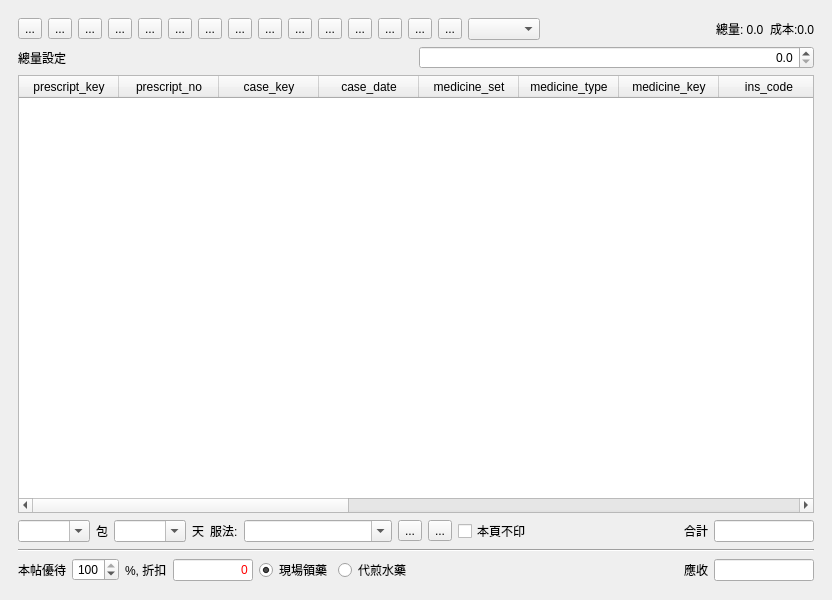
<?xml version="1.0" encoding="UTF-8"?>
<ui version="4.0">
 <class>SelfPrescript</class>
 <widget class="QMainWindow" name="SelfPrescript">
  <property name="geometry">
   <rect>
    <x>0</x>
    <y>0</y>
    <width>832</width>
    <height>600</height>
   </rect>
  </property>
  <property name="windowTitle">
   <string>MainWindow</string>
  </property>
  <widget class="QWidget" name="centralwidget">
   <layout class="QHBoxLayout" name="horizontalLayout">
    <item>
     <widget class="QFrame" name="frame">
      <property name="frameShape">
       <enum>QFrame::NoFrame</enum>
      </property>
      <property name="frameShadow">
       <enum>QFrame::Raised</enum>
      </property>
      <property name="lineWidth">
       <number>1</number>
      </property>
      <layout class="QVBoxLayout" name="verticalLayout_3">
       <property name="spacing">
        <number>6</number>
       </property>
       <property name="leftMargin">
        <number>9</number>
       </property>
       <property name="topMargin">
        <number>9</number>
       </property>
       <property name="rightMargin">
        <number>9</number>
       </property>
       <property name="bottomMargin">
        <number>9</number>
       </property>
       <item>
        <layout class="QVBoxLayout" name="verticalLayout">
         <item>
          <layout class="QHBoxLayout" name="horizontalLayout_2">
           <item>
            <widget class="QToolButton" name="toolButton_add_medicine">
             <property name="toolTip">
              <string>新增一筆處方</string>
             </property>
             <property name="text">
              <string>...</string>
             </property>
             <property name="icon">
              <iconset>
               <normaloff>../icons/add.svg</normaloff>../icons/add.svg</iconset>
             </property>
            </widget>
           </item>
           <item>
            <widget class="QToolButton" name="toolButton_remove_medicine">
             <property name="toolTip">
              <string>刪除選取的處方</string>
             </property>
             <property name="text">
              <string>...</string>
             </property>
             <property name="icon">
              <iconset>
               <normaloff>../icons/list-remove.svg</normaloff>../icons/list-remove.svg</iconset>
             </property>
            </widget>
           </item>
           <item>
            <widget class="QToolButton" name="toolButton_clear_medicine">
             <property name="toolTip">
              <string>清除處方</string>
             </property>
             <property name="text">
              <string>...</string>
             </property>
             <property name="icon">
              <iconset>
               <normaloff>../icons/gtk-clear.svg</normaloff>../icons/gtk-clear.svg</iconset>
             </property>
            </widget>
           </item>
           <item>
            <widget class="QToolButton" name="toolButton_dictionary">
             <property name="toolTip">
              <string>開啟處方詞庫</string>
             </property>
             <property name="text">
              <string>...</string>
             </property>
             <property name="icon">
              <iconset>
               <normaloff>../icons/help-contents.svg</normaloff>../icons/help-contents.svg</iconset>
             </property>
            </widget>
           </item>
           <item>
            <widget class="QToolButton" name="toolButton_acupuncture_point">
             <property name="toolTip">
              <string>針灸穴位圖</string>
             </property>
             <property name="text">
              <string>...</string>
             </property>
             <property name="icon">
              <iconset>
               <normaloff>../icons/user-info.png</normaloff>../icons/user-info.png</iconset>
             </property>
            </widget>
           </item>
           <item>
            <widget class="QToolButton" name="toolButton_project">
             <property name="toolTip">
              <string>開啟專案詞庫</string>
             </property>
             <property name="text">
              <string>...</string>
             </property>
             <property name="icon">
              <iconset>
               <normaloff>../icons/help-about.svg</normaloff>../icons/help-about.svg</iconset>
             </property>
            </widget>
           </item>
           <item>
            <widget class="QToolButton" name="toolButton_dosage">
             <property name="toolTip">
              <string>開啟劑量詞庫</string>
             </property>
             <property name="text">
              <string>...</string>
             </property>
             <property name="icon">
              <iconset>
               <normaloff>../icons/input-dialpad.png</normaloff>../icons/input-dialpad.png</iconset>
             </property>
            </widget>
           </item>
           <item>
            <widget class="QToolButton" name="toolButton_dict_examination">
             <property name="toolTip">
              <string>開啟檢驗詞庫</string>
             </property>
             <property name="text">
              <string>...</string>
             </property>
             <property name="icon">
              <iconset>
               <normaloff>../icons/applications-science.png</normaloff>../icons/applications-science.png</iconset>
             </property>
            </widget>
           </item>
           <item>
            <widget class="QToolButton" name="toolButton_show_costs">
             <property name="toolTip">
              <string>顯示用藥成本</string>
             </property>
             <property name="text">
              <string>...</string>
             </property>
             <property name="icon">
              <iconset>
               <normaloff>../icons/accessories-calculator.png</normaloff>../icons/accessories-calculator.png</iconset>
             </property>
             <property name="shortcut">
              <string>Ctrl+I</string>
             </property>
            </widget>
           </item>
           <item>
            <widget class="QToolButton" name="toolButton_medicine_info">
             <property name="toolTip">
              <string>顯示藥品說明</string>
             </property>
             <property name="text">
              <string>...</string>
             </property>
             <property name="icon">
              <iconset>
               <normaloff>../icons/accessories-dictionary.png</normaloff>../icons/accessories-dictionary.png</iconset>
             </property>
            </widget>
           </item>
           <item>
            <widget class="QToolButton" name="toolButton_set_prescript_remark">
             <property name="toolTip">
              <string>設定處方備註</string>
             </property>
             <property name="text">
              <string>...</string>
             </property>
             <property name="icon">
              <iconset>
               <normaloff>../icons/task-attention.png</normaloff>../icons/task-attention.png</iconset>
             </property>
            </widget>
           </item>
           <item>
            <widget class="QToolButton" name="toolButton_set_medicine_name">
             <property name="toolTip">
              <string>加註藥品名稱</string>
             </property>
             <property name="text">
              <string>...</string>
             </property>
             <property name="icon">
              <iconset>
               <normaloff>../icons/emblem-important.png</normaloff>../icons/emblem-important.png</iconset>
             </property>
            </widget>
           </item>
           <item>
            <widget class="QToolButton" name="toolButton_insert_compound">
             <property name="toolTip">
              <string>加入成方詞庫</string>
             </property>
             <property name="text">
              <string>...</string>
             </property>
             <property name="icon">
              <iconset>
               <normaloff>../icons/address-book-new.svg</normaloff>../icons/address-book-new.svg</iconset>
             </property>
            </widget>
           </item>
           <item>
            <widget class="QToolButton" name="toolButton_copy_to_previous">
             <property name="toolTip">
              <string>拷貝至健保處方</string>
             </property>
             <property name="text">
              <string>...</string>
             </property>
             <property name="icon">
              <iconset>
               <normaloff>../icons/undo.svg</normaloff>../icons/undo.svg</iconset>
             </property>
            </widget>
           </item>
           <item>
            <widget class="QToolButton" name="toolButton_copy_to_next">
             <property name="toolTip">
              <string>拷貝至新增的自費處方</string>
             </property>
             <property name="text">
              <string>...</string>
             </property>
             <property name="icon">
              <iconset>
               <normaloff>../icons/redo.svg</normaloff>../icons/redo.svg</iconset>
             </property>
            </widget>
           </item>
           <item>
            <widget class="QComboBox" name="comboBox_valuation"/>
           </item>
           <item>
            <spacer name="horizontalSpacer_3">
             <property name="orientation">
              <enum>Qt::Horizontal</enum>
             </property>
             <property name="sizeHint" stdset="0">
              <size>
               <width>40</width>
               <height>20</height>
              </size>
             </property>
            </spacer>
           </item>
           <item>
            <widget class="QLabel" name="label_total_dosage">
             <property name="text">
              <string>總量: 0.0</string>
             </property>
            </widget>
           </item>
           <item>
            <widget class="QLabel" name="label_total_costs">
             <property name="text">
              <string>成本:0.0</string>
             </property>
            </widget>
           </item>
          </layout>
         </item>
         <item>
          <layout class="QHBoxLayout" name="horizontalLayout_dosage_percent">
           <item>
            <widget class="QLabel" name="label_total_dosage_setting">
             <property name="text">
              <string>總量設定</string>
             </property>
            </widget>
           </item>
           <item>
            <widget class="QDoubleSpinBox" name="doubleSpinBox_total_dosage">
             <property name="alignment">
              <set>Qt::AlignRight|Qt::AlignTrailing|Qt::AlignVCenter</set>
             </property>
             <property name="decimals">
              <number>1</number>
             </property>
             <property name="maximum">
              <double>999.000000000000000</double>
             </property>
             <property name="singleStep">
              <double>0.500000000000000</double>
             </property>
            </widget>
           </item>
          </layout>
         </item>
         <item>
          <widget class="QTableWidget" name="tableWidget_prescript">
           <property name="frameShadow">
            <enum>QFrame::Sunken</enum>
           </property>
           <property name="editTriggers">
            <set>QAbstractItemView::AnyKeyPressed|QAbstractItemView::DoubleClicked|QAbstractItemView::EditKeyPressed|QAbstractItemView::SelectedClicked</set>
           </property>
           <property name="dragEnabled">
            <bool>false</bool>
           </property>
           <property name="dragDropOverwriteMode">
            <bool>false</bool>
           </property>
           <property name="dragDropMode">
            <enum>QAbstractItemView::NoDragDrop</enum>
           </property>
           <property name="defaultDropAction">
            <enum>Qt::MoveAction</enum>
           </property>
           <property name="selectionMode">
            <enum>QAbstractItemView::SingleSelection</enum>
           </property>
           <property name="rowCount">
            <number>0</number>
           </property>
           <column>
            <property name="text">
             <string>prescript_key</string>
            </property>
           </column>
           <column>
            <property name="text">
             <string>prescript_no</string>
            </property>
           </column>
           <column>
            <property name="text">
             <string>case_key</string>
            </property>
           </column>
           <column>
            <property name="text">
             <string>case_date</string>
            </property>
           </column>
           <column>
            <property name="text">
             <string>medicine_set</string>
            </property>
           </column>
           <column>
            <property name="text">
             <string>medicine_type</string>
            </property>
           </column>
           <column>
            <property name="text">
             <string>medicine_key</string>
            </property>
           </column>
           <column>
            <property name="text">
             <string>ins_code</string>
            </property>
           </column>
           <column>
            <property name="text">
             <string>dosage_mode</string>
            </property>
           </column>
           <column>
            <property name="text">
             <string>backup_medicine_name</string>
            </property>
           </column>
           <column>
            <property name="text">
             <string>處方名稱</string>
            </property>
           </column>
           <column>
            <property name="text">
             <string>劑量</string>
            </property>
           </column>
           <column>
            <property name="text">
             <string>單位</string>
            </property>
           </column>
           <column>
            <property name="text">
             <string>服法</string>
            </property>
           </column>
           <column>
            <property name="text">
             <string>單價</string>
            </property>
           </column>
           <column>
            <property name="text">
             <string>金額</string>
            </property>
           </column>
           <column>
            <property name="text">
             <string>註</string>
            </property>
           </column>
          </widget>
         </item>
         <item>
          <layout class="QHBoxLayout" name="horizontalLayout_4">
           <item>
            <widget class="QComboBox" name="comboBox_package">
             <property name="editable">
              <bool>true</bool>
             </property>
            </widget>
           </item>
           <item>
            <widget class="QLabel" name="label_4">
             <property name="text">
              <string>包</string>
             </property>
            </widget>
           </item>
           <item>
            <widget class="QComboBox" name="comboBox_pres_days">
             <property name="editable">
              <bool>true</bool>
             </property>
            </widget>
           </item>
           <item>
            <widget class="QLabel" name="label_2">
             <property name="text">
              <string>天</string>
             </property>
            </widget>
           </item>
           <item>
            <widget class="QLabel" name="label_3">
             <property name="text">
              <string>服法:</string>
             </property>
            </widget>
           </item>
           <item>
            <widget class="QComboBox" name="comboBox_instruction">
             <property name="sizePolicy">
              <sizepolicy hsizetype="Expanding" vsizetype="Fixed">
               <horstretch>0</horstretch>
               <verstretch>0</verstretch>
              </sizepolicy>
             </property>
             <property name="minimumSize">
              <size>
               <width>0</width>
               <height>0</height>
              </size>
             </property>
             <property name="editable">
              <bool>true</bool>
             </property>
            </widget>
           </item>
           <item>
            <widget class="QToolButton" name="toolButton_instruction">
             <property name="text">
              <string>...</string>
             </property>
             <property name="icon">
              <iconset>
               <normaloff>../icons/emblem-important.png</normaloff>../icons/emblem-important.png</iconset>
             </property>
            </widget>
           </item>
           <item>
            <widget class="QToolButton" name="toolButton_compound_json">
             <property name="toolTip">
              <string>方劑詞庫</string>
             </property>
             <property name="text">
              <string>...</string>
             </property>
             <property name="icon">
              <iconset>
               <normaloff>../icons/application-epub+zip.png</normaloff>../icons/application-epub+zip.png</iconset>
             </property>
            </widget>
           </item>
           <item>
            <widget class="QCheckBox" name="checkBox_print_receipt">
             <property name="text">
              <string>本頁不印</string>
             </property>
            </widget>
           </item>
           <item>
            <spacer name="horizontalSpacer">
             <property name="orientation">
              <enum>Qt::Horizontal</enum>
             </property>
             <property name="sizeHint" stdset="0">
              <size>
               <width>40</width>
               <height>20</height>
              </size>
             </property>
            </spacer>
           </item>
           <item>
            <widget class="QLabel" name="label_self_total_fee">
             <property name="font">
              <font>
               <weight>50</weight>
               <bold>false</bold>
              </font>
             </property>
             <property name="text">
              <string>合計</string>
             </property>
            </widget>
           </item>
           <item>
            <widget class="QLineEdit" name="lineEdit_self_total_fee">
             <property name="minimumSize">
              <size>
               <width>100</width>
               <height>0</height>
              </size>
             </property>
             <property name="maximumSize">
              <size>
               <width>100</width>
               <height>16777215</height>
              </size>
             </property>
             <property name="alignment">
              <set>Qt::AlignRight|Qt::AlignTrailing|Qt::AlignVCenter</set>
             </property>
             <property name="readOnly">
              <bool>true</bool>
             </property>
            </widget>
           </item>
          </layout>
         </item>
         <item>
          <widget class="Line" name="line">
           <property name="orientation">
            <enum>Qt::Horizontal</enum>
           </property>
          </widget>
         </item>
         <item>
          <layout class="QHBoxLayout" name="horizontalLayout_5">
           <item>
            <widget class="QLabel" name="label_discount">
             <property name="text">
              <string>本帖優待</string>
             </property>
            </widget>
           </item>
           <item>
            <widget class="QSpinBox" name="spinBox_discount_rate">
             <property name="alignment">
              <set>Qt::AlignRight|Qt::AlignTrailing|Qt::AlignVCenter</set>
             </property>
             <property name="minimum">
              <number>-1</number>
             </property>
             <property name="maximum">
              <number>100</number>
             </property>
             <property name="singleStep">
              <number>5</number>
             </property>
             <property name="value">
              <number>100</number>
             </property>
            </widget>
           </item>
           <item>
            <widget class="QLabel" name="label_percent">
             <property name="text">
              <string>%, 折扣</string>
             </property>
            </widget>
           </item>
           <item>
            <widget class="QLineEdit" name="lineEdit_discount_fee">
             <property name="maximumSize">
              <size>
               <width>80</width>
               <height>16777215</height>
              </size>
             </property>
             <property name="styleSheet">
              <string notr="true">color: rgb(255, 0, 0);</string>
             </property>
             <property name="text">
              <string>0</string>
             </property>
             <property name="alignment">
              <set>Qt::AlignRight|Qt::AlignTrailing|Qt::AlignVCenter</set>
             </property>
             <property name="readOnly">
              <bool>false</bool>
             </property>
            </widget>
           </item>
           <item>
            <widget class="QRadioButton" name="radioButton_direct_medicine">
             <property name="text">
              <string>現場領藥</string>
             </property>
             <property name="checked">
              <bool>true</bool>
             </property>
            </widget>
           </item>
           <item>
            <widget class="QRadioButton" name="radioButton_process_medicine">
             <property name="text">
              <string>代煎水藥</string>
             </property>
            </widget>
           </item>
           <item>
            <spacer name="horizontalSpacer_2">
             <property name="orientation">
              <enum>Qt::Horizontal</enum>
             </property>
             <property name="sizeHint" stdset="0">
              <size>
               <width>40</width>
               <height>20</height>
              </size>
             </property>
            </spacer>
           </item>
           <item>
            <widget class="QLabel" name="label_total_fee">
             <property name="font">
              <font>
               <weight>50</weight>
               <bold>false</bold>
              </font>
             </property>
             <property name="text">
              <string>應收</string>
             </property>
            </widget>
           </item>
           <item>
            <widget class="QLineEdit" name="lineEdit_total_fee">
             <property name="minimumSize">
              <size>
               <width>100</width>
               <height>0</height>
              </size>
             </property>
             <property name="maximumSize">
              <size>
               <width>100</width>
               <height>16777215</height>
              </size>
             </property>
             <property name="alignment">
              <set>Qt::AlignRight|Qt::AlignTrailing|Qt::AlignVCenter</set>
             </property>
             <property name="readOnly">
              <bool>true</bool>
             </property>
            </widget>
           </item>
          </layout>
         </item>
        </layout>
       </item>
      </layout>
     </widget>
    </item>
   </layout>
  </widget>
  <widget class="QMenuBar" name="menubar">
   <property name="geometry">
    <rect>
     <x>0</x>
     <y>0</y>
     <width>832</width>
     <height>33</height>
    </rect>
   </property>
  </widget>
 </widget>
 <resources/>
 <connections/>
</ui>
